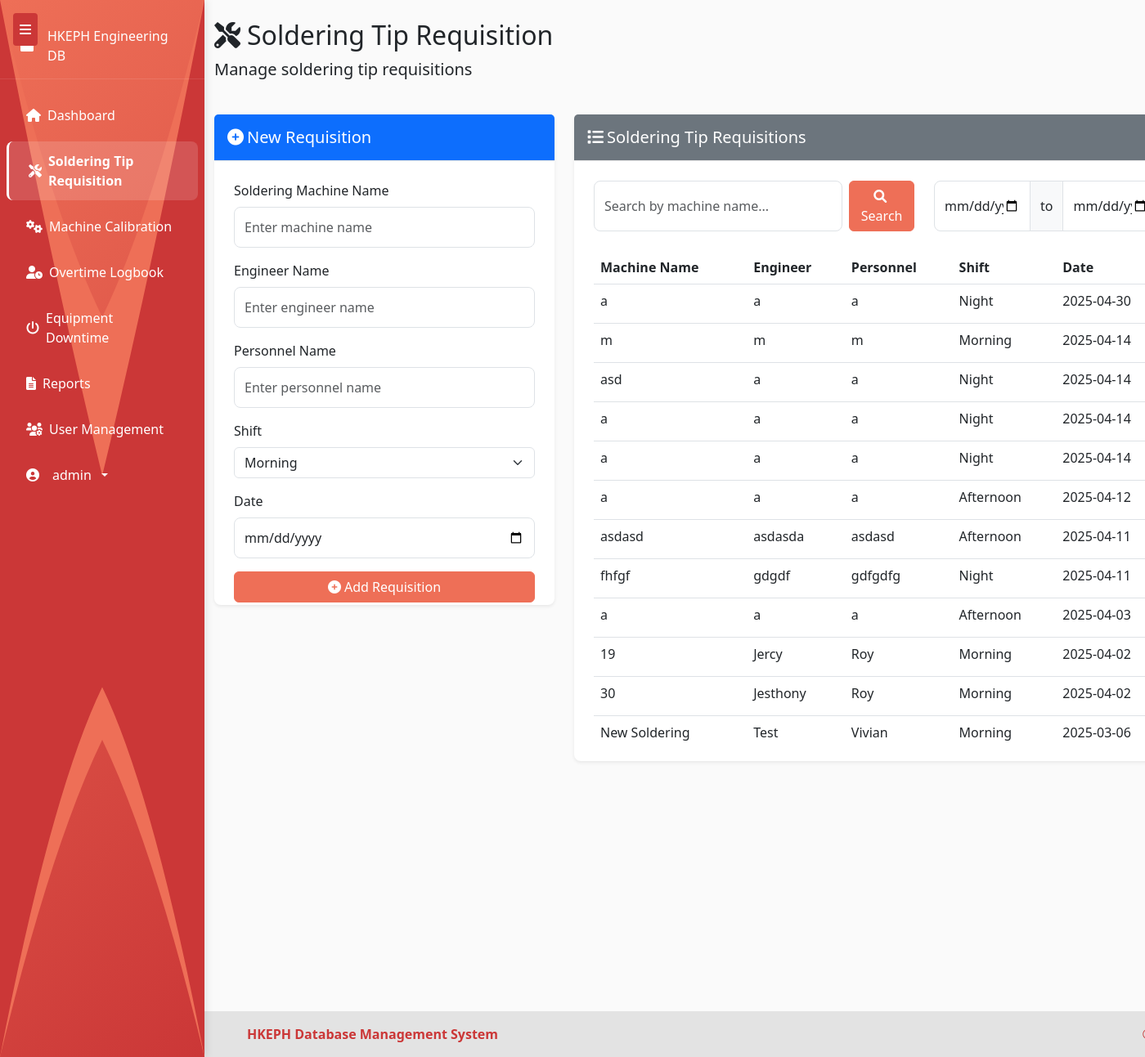
The app's page /soldering-tips (signed in) with its own data.
### models.py (models this page shows, shortened)
class User(UserMixin, db.Model):
    id = db.Column(db.Integer, primary_key=True)
    username = db.Column(db.String(64), unique=True, nullable=False)
    email = db.Column(db.String(120), unique=True, nullable=False)
    password_hash = db.Column(db.String(256), nullable=False)
    is_admin = db.Column(db.Boolean, default=False)
    date_created = db.Column(db.DateTime, default=datetime.utcnow)

class SolderingTip(db.Model):
    id = db.Column(db.Integer, primary_key=True)
    machine_name = db.Column(db.String(100), nullable=False)
    engineer_name = db.Column(db.String(100), nullable=False)
    personnel_name = db.Column(db.String(100), nullable=False)
    shift = db.Column(db.String(20), nullable=False)
    date = db.Column(db.DateTime, nullable=False)
    created_at = db.Column(db.DateTime, default=datetime.utcnow)

### routes.py (the view, shortened to what this page needs)
@app.route('/soldering-tips')
@login_required
def soldering_tips():
    search_query = request.args.get('search', '')
    start_date = request.args.get('start_date')
    end_date = request.args.get('end_date')
    query = SolderingTip.query
    if search_query:
        query = query.filter(
            SolderingTip.machine_name.ilike(f'%{search_query}%')
        )
    tips = query.order_by(SolderingTip.date.desc()).all()
    form = SolderingTipForm()
    return render_template('soldering_tip.html', tips=tips, form=form, search_query=search_query, start_date=start_date, end_date=end_date)

### forms.py
class SolderingTipForm(FlaskForm):
    machine_name = StringField('Machine Name', validators=[DataRequired(), Length(max=100)])
    engineer_name = StringField('Engineer Name', validators=[DataRequired(), Length(max=100)])
    personnel_name = StringField('Personnel Name', validators=[DataRequired(), Length(max=100)])
    shift = SelectField('Shift', choices=[('morning', 'Morning'), ('afternoon', 'Afternoon'), ('night', 'Night')], validators=[DataRequired()])
    date = DateField('Date', validators=[DataRequired()])

### app.py (called while the page is built)
@login_manager.user_loader
def load_user(user_id):
    return User.query.get(int(user_id))

### templates/soldering_tip.html (shortened to what this page needs)
{% extends 'base.html' %}
{% block content %}
<div class="row mb-4">
    <div class="col">
        <h2><i class="fas fa-tools me-2"></i>Soldering Tip Requisition</h2>
        <p class="lead">Manage soldering tip requisitions</p>
    </div>
</div>
<div class="row mb-4">
    <div class="col-md-4">
        <div class="card" style="height: 600px;">
            <div class="card-header bg-primary text-white">
                <h5 class="mb-0">
                    {% if edit_tip %}
                    <i class="fas fa-edit me-1"></i>Edit Requisition
                    {% else %}
                    <i class="fas fa-plus-circle me-1"></i>New Requisition
                    {% endif %}
                </h5>
            </div>
            <div class="card-body" style="overflow-y: auto;">
                {% if edit_tip %}
                <form method="POST" action="{{ url_for('edit_soldering_tip', tip_id=edit_tip.id) }}">
                {% else %}
                <form method="POST" action="{{ url_for('add_soldering_tip') }}">
                {% endif %}
                    <div class="mb-3">
                        <label for="machine_name" class="form-label">Soldering Machine Name</label>
                        {{ form.machine_name(class="form-control", placeholder="Enter machine name") }}
                    </div>
                    <div class="mb-3">
                        <label for="engineer_name" class="form-label">Engineer Name</label>
                        {{ form.engineer_name(class="form-control", placeholder="Enter engineer name") }}
                    </div>
                    <div class="mb-3">
                        <label for="personnel_name" class="form-label">Personnel Name</label>
                        {{ form.personnel_name(class="form-control", placeholder="Enter personnel name") }}
                    </div>
                    <div class="mb-3">
                        <label for="shift" class="form-label">Shift</label>
                        {{ form.shift(class="form-select") }}
                    </div>
                    <div class="mb-3">
                        <label for="date" class="form-label">Date</label>
                        {{ form.date(class="form-control", type="date") }}
                    </div>
                    <div class="d-grid gap-2">
                        {% if edit_tip %}
                        <button type="submit" class="btn btn-primary">
                            <i class="fas fa-save me-1"></i>Update Requisition
                        </button>
                        <a href="{{ url_for('soldering_tips') }}" class="btn btn-secondary">
                            <i class="fas fa-times me-1"></i>Cancel
                        </a>
                        {% else %}
                        <button type="submit" class="btn btn-primary">
                            <i class="fas fa-plus-circle me-1"></i>Add Requisition
                        </button>
                        {% endif %}
                    </div>
                </form>
            </div>
        </div>
    </div>
    <div class="col-md-8">
        <div class="card">
            <div class="card-header bg-secondary text-white">
                <h5 class="mb-0"><i class="fas fa-list me-1"></i>Soldering Tip Requisitions</h5>
            </div>
            <div class="card-body">
                <div class="row mb-4">
                    <div class="col-md-6">
                        <form class="d-flex" method="GET" action="{{ url_for('soldering_tips') }}">
                            <input type="text" class="form-control me-2" name="search" placeholder="Search by machine name..." value="{{ search_query if search_query else '' }}">
                            <button class="btn btn-primary" type="submit">
                                <i class="fas fa-search me-1"></i>Search
                            </button>
                        </form>
                    </div>
                    <div class="col-md-6">
                        <form class="d-flex" method="GET" action="{{ url_for('soldering_tips') }}">
                            <div class="input-group me-2">
                                <input type="date" class="form-control" name="start_date" value="{{ start_date if start_date else '' }}">
                                <span class="input-group-text">to</span>
                                <input type="date" class="form-control" name="end_date" value="{{ end_date if end_date else '' }}">
                            </div>
                        </form>
                    </div>
                </div>
                <div class="table-responsive" style="max-height: 600px;">
                    <table class="table table-hover">
                        <thead>
                            <tr>
                                <th>Machine Name</th>
                                <th>Engineer</th>
                                <th>Personnel</th>
                                <th>Shift</th>
                                <th>Date</th>
                            </tr>
                        </thead>
                        <tbody>
                            {% for tip in tips %}
                            <tr>
                                <td>{{ tip.machine_name }}</td>
                                <td>{{ tip.engineer_name }}</td>
                                <td>{{ tip.personnel_name }}</td>
                                <td>{{ tip.shift|capitalize }}</td>
                                <td>{{ tip.date.strftime('%Y-%m-%d') }}</td>
                            </tr>
                            {% endfor %}
                        </tbody>
                    </table>
                </div>
            </div>
        </div>
    </div>
</div>
{% endblock %}

### templates/base.html (shortened to what this page needs)
<!DOCTYPE html>
<html lang="en" data-bs-theme="light">
<head>
    <link href="https://cdn.jsdelivr.net/npm/bootstrap@5.3.0/dist/css/bootstrap.min.css" rel="stylesheet">
    <link rel="stylesheet" href="https://cdnjs.cloudflare.com/ajax/libs/font-awesome/6.0.0/css/all.min.css">
    <link rel="stylesheet" type="text/css" href="https://cdn.jsdelivr.net/npm/daterangepicker/daterangepicker.css" />
    <link rel="stylesheet" href="{{ url_for('static', filename='css/style.css') }}">
</head>
<body>
    <button class="sidebar-toggle" type="button" id="sidebarToggle">
        <i class="fas fa-bars"></i>
    </button>
    <nav class="sidebar collapse d-lg-block" id="sidebar">
        <svg class="sidebar-wave" viewBox="0 0 100 100" preserveAspectRatio="none">
            <path d="M0 0 L0 100 Q25 80 50 70 Q75 80 100 100 L100 0 Q75 20 50 30 Q25 20 0 0 Z" fill="var(--accent-primary)"/>
            <path d="M0 0 L0 100 Q25 75 50 65 Q75 75 100 100 L100 0 Q75 25 50 45 Q25 25 0 0 Z" fill="var(--accent-secondary)"/>
        </svg>
        <div class="sidebar-brand">
            <a href="{{ url_for('dashboard') }}">
                <i class="fas fa-industry me-2"></i>HKEPH Engineering DB
            </a>
        </div>
        {% if current_user.is_authenticated %}
        <ul class="sidebar-nav nav flex-column">
            <li class="nav-item">
                <a class="nav-link {% if request.path == url_for('dashboard') %}active fw-bold{% endif %}" href="{{ url_for('dashboard') }}">
                    <i class="fas fa-home"></i>
                    <span>Dashboard</span>
                </a>
            </li>
            <li class="nav-item">
                <a class="nav-link {% if request.path == url_for('soldering_tips') %}active fw-bold{% endif %}" href="{{ url_for('soldering_tips') }}">
                    <i class="fas fa-tools"></i>
                    <span>Soldering Tip Requisition</span>
                </a>
            </li>
            <li class="nav-item">
                <a class="nav-link {% if request.path == url_for('machine_calibrations') %}active fw-bold{% endif %}" href="{{ url_for('machine_calibrations') }}">
                    <i class="fas fa-cogs"></i>
                    <span>Machine Calibration</span>
                </a>
            </li>
            <li class="nav-item">
                <a class="nav-link {% if request.path == url_for('overtime_logbook') %}active fw-bold{% endif %}" href="{{ url_for('overtime_logbook') }}">
                    <i class="fas fa-user-clock"></i>
                    <span>Overtime Logbook</span>
                </a>
            </li>
            <li class="nav-item">
                <a class="nav-link {% if request.path == url_for('equipment_downtime') %}active fw-bold{% endif %}" href="{{ url_for('equipment_downtime') }}">
                    <i class="fas fa-power-off"></i>
                    <span>Equipment Downtime</span>
                </a>
            </li>
            <li class="nav-item">
                <a class="nav-link {% if request.path == url_for('reports') %}active fw-bold{% endif %}" href="{{ url_for('reports') }}">
                    <i class="fas fa-file-alt"></i>
                    <span>Reports</span>
                </a>
            </li>
            {% if current_user.is_admin %}
            <li class="nav-item">
                <a class="nav-link {% if request.path == url_for('user_management') %}active fw-bold{% endif %}" href="{{ url_for('user_management') }}">
                    <i class="fas fa-users-cog"></i>
                    <span>User Management</span>
                </a>
            </li>
            {% endif %}
            <li class="nav-item mt-auto">
                <div class="dropdown">
                    <a class="nav-link dropdown-toggle" href="#" id="sidebarDropdown" role="button" data-bs-toggle="dropdown" aria-expanded="false">
                        <i class="fas fa-user-circle me-2"></i>
                        <span>{{ current_user.username }}</span>
                    </a>
                </div>
            </li>
        </ul>
        {% endif %}
    </nav>
        <main class="container main-content mt-4 mb-5">
            {% block content %}{% endblock %}
        </main>
        <footer style="background-color: var(--light-secondary); color: var(--accent-secondary); position: fixed; bottom: 0; width: 100%; padding: 1rem 0; z-index: 1020;">
            <div class="container">
                <div class="row align-items-center">
                    <div class="col-md-6 text-center text-md-start">
                        <strong>HKEPH Database Management System</strong>
                    </div>
                    <div class="col-md-6 text-center text-md-end">
                        <p class="mb-0">&copy; 2023 All Rights Reserved</p>
                    </div>
                </div>
            </div>
        </footer>
    </body>
    </html>

### static/css/style.css (style rules this page uses)
:root { --light-bg: #FAFAFA; --light-secondary: #E3E3E3; --accent-primary: #EE6F57; --accent-secondary: #CB3737; }
body { padding-bottom: 20px; background-image: url('/static/images/MachineBG.png'); background-size: cover; background-repeat: no-repeat; background-position: center center; min-height: 100vh; }
.card { border: none; box-shadow: 0 0.125rem 0.25rem rgba(0, 0, 0, 0.075); transition: all 0.3s ease; }
.card-header { border-bottom: none; }
.table th { font-weight: 600; border-top: none; }
.btn-primary { background-color: var(--accent-primary); border-color: var(--accent-primary); }

### templates/base.html (style rules this page uses)
:root { --accent-primary: #EE6F57; --accent-primary-dark: #CB3737; --accent-secondary: #CB3737; --accent-secondary-dark: #A32929; --light-secondary: #E3E3E3; --sidebar-width: 250px; }
.sidebar { width: var(--sidebar-width); min-height: 100vh; transition: all 0.3s ease; background: linear-gradient(135deg, var(--accent-primary), var(--accent-secondary)); overflow: hidden; z-index: 1; position: relative; }
.sidebar::before { content: ''; position: absolute; top: 0; left: 0; right: 0; bottom: 0; background: linear-gradient(135deg, var(--accent-primary), var(--accent-secondary)); z-index: -1; pointer-events: none; }
.sidebar-wave { position: absolute; top: 0; left: 0; width: 100%; height: 100%; fill: var(--accent-secondary); z-index: -1; }
.form-control { border-radius: 0.5rem; padding: 0.75rem; }
.card { border-radius: 0.5rem; box-shadow: 0 0.125rem 0.25rem rgba(0, 0, 0, 0.075); }
.card-header { padding: 1rem; border-bottom: 1px solid var(--light-secondary); }
.card-body { padding: 1.5rem; }
body { background-color: var(--light-bg); min-height: 100vh; margin: 0; position: relative; padding-bottom: 80px; transition: padding-left 0.3s ease; }
main { min-height: calc(100vh - 80px); transition: margin-left 0.3s ease; }
.sidebar { position: fixed; top: 0; left: 0; bottom: 0; z-index: 1030; transition: all 0.3s ease; box-shadow: 2px 0 10px rgba(0, 0, 0, 0.1); background-color: var(--accent-secondary) !important; overflow-y: auto; padding: 1rem 0; }
.sidebar ~ main { margin-left: 250px; }
.sidebar ~ footer { left: 250px; }
.sidebar-nav .nav-link { display: flex; align-items: center; gap: 0.5rem; transition: all 0.3s ease; position: relative; padding: 0.75rem 1.5rem; margin: 0.25rem 0.5rem; border-radius: 0.5rem; color: white !important; }
.sidebar-nav .nav-link.active { background-color: rgba(255, 255, 255, 0.15) !important; border-left: 3px solid white; }
.sidebar-brand { padding: 1rem 1.5rem; margin-bottom: 1rem; border-bottom: 1px solid rgba(255, 255, 255, 0.1); }
.sidebar-brand a { color: white; text-decoration: none; display: flex; align-items: center; gap: 0.5rem; }
.sidebar-toggle { position: fixed; top: 1rem; left: 1rem; z-index: 1031; background-color: var(--accent-secondary); color: white; border: none; padding: 0.5rem; border-radius: 0.25rem; cursor: pointer; transition: transform 0.3s ease; }
.sidebar-toggle i { transition: transform 0.3s ease; }
footer { background-color: var(--light-secondary); color: var(--accent-secondary); position: fixed; bottom: 0; width: 100%; padding: 1rem 0; z-index: 1020; transition: left 0.3s ease; }

### records on screen
User: username "admin"
SolderingTip: machine_name "a", engineer_name "a", personnel_name "a", shift "Night", date "2025-04-30"
SolderingTip: machine_name "m", engineer_name "m", personnel_name "m", shift "Morning", date "2025-04-14"
SolderingTip: machine_name "asd", engineer_name "a", personnel_name "a", shift "Night", date "2025-04-14"
SolderingTip: machine_name "a", engineer_name "a", personnel_name "a", shift "Night", date "2025-04-14"
SolderingTip: machine_name "a", engineer_name "a", personnel_name "a", shift "Night", date "2025-04-14"
SolderingTip: machine_name "a", engineer_name "a", personnel_name "a", shift "Afternoon", date "2025-04-12"
SolderingTip: machine_name "asdasd", engineer_name "asdasda", personnel_name "asdasd", shift "Afternoon", date "2025-04-11"
SolderingTip: machine_name "fhfgf", engineer_name "gdgdf", personnel_name "gdfgdfg", shift "Night", date "2025-04-11"
SolderingTip: machine_name "a", engineer_name "a", personnel_name "a", shift "Afternoon", date "2025-04-03"
SolderingTip: machine_name "19", engineer_name "Jercy", personnel_name "Roy", shift "Morning", date "2025-04-02"
SolderingTip: machine_name "30", engineer_name "Jesthony", personnel_name "Roy", shift "Morning", date "2025-04-02"
SolderingTip: machine_name "New Soldering", engineer_name "Test", personnel_name "Vivian", shift "Morning", date "2025-03-06"
